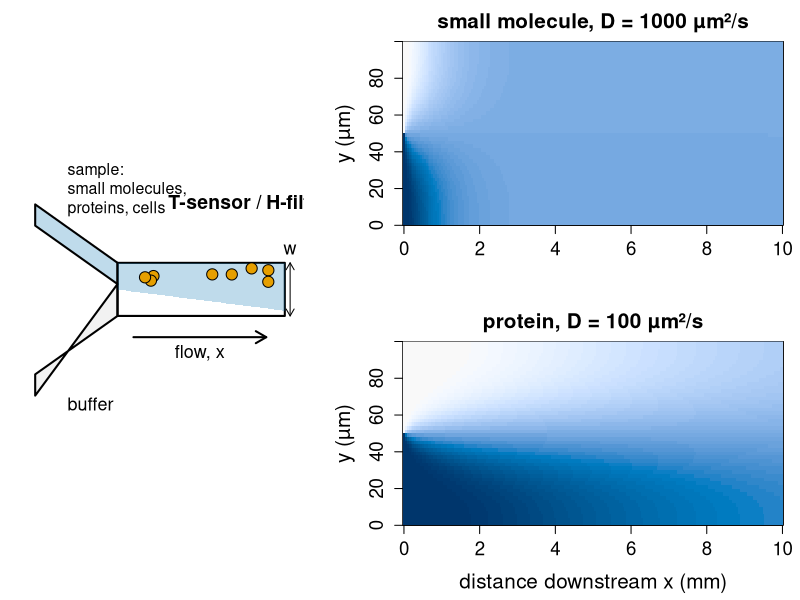
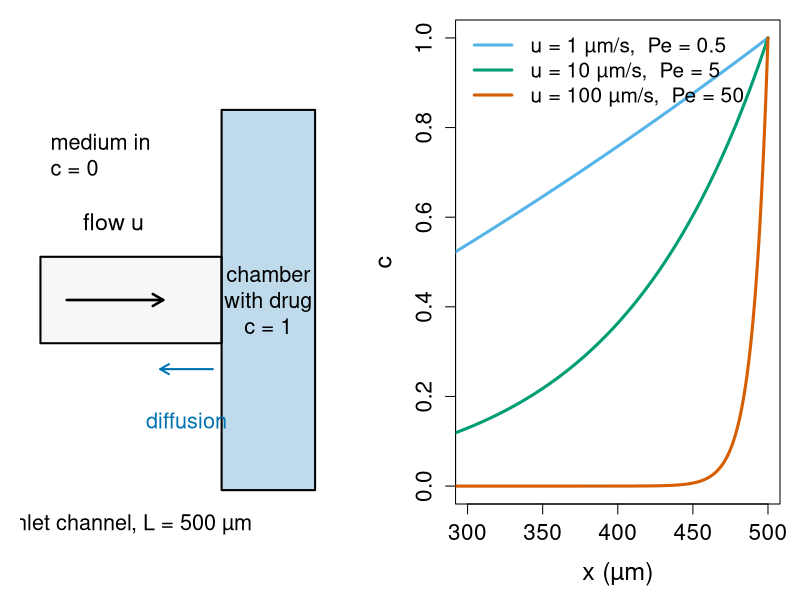
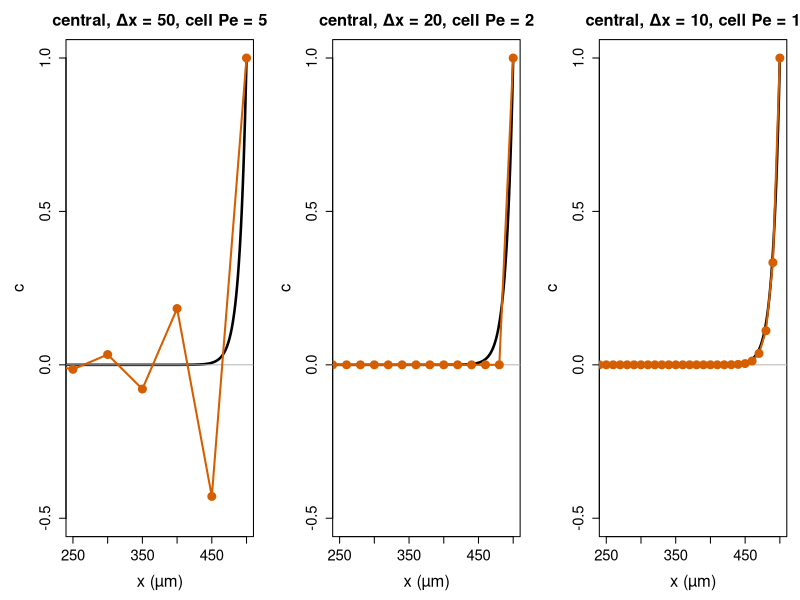
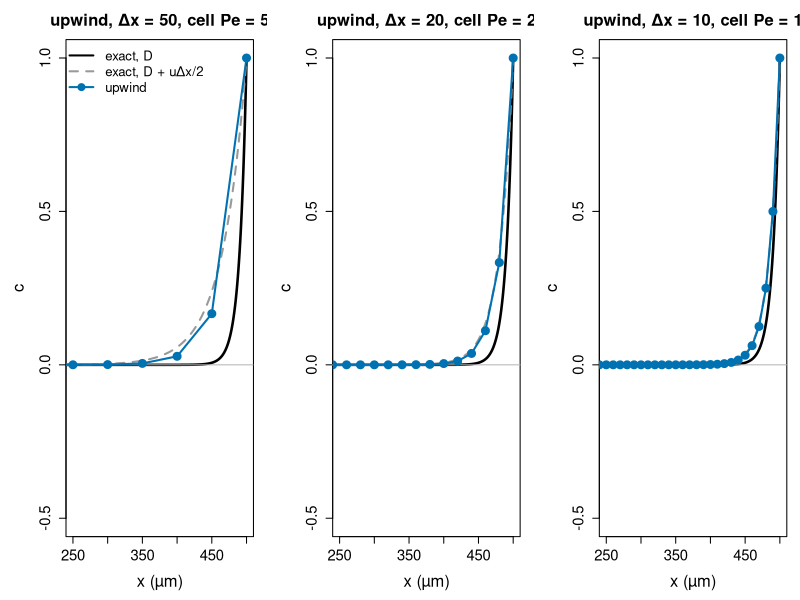
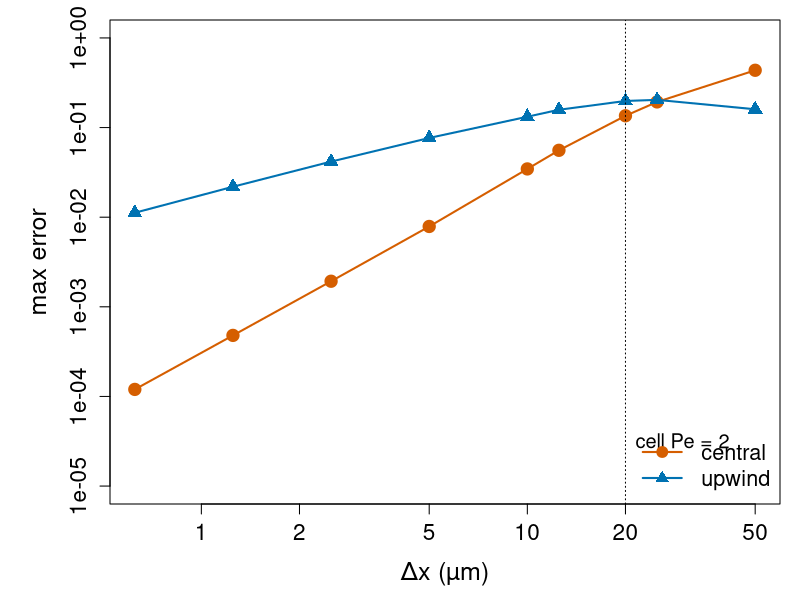
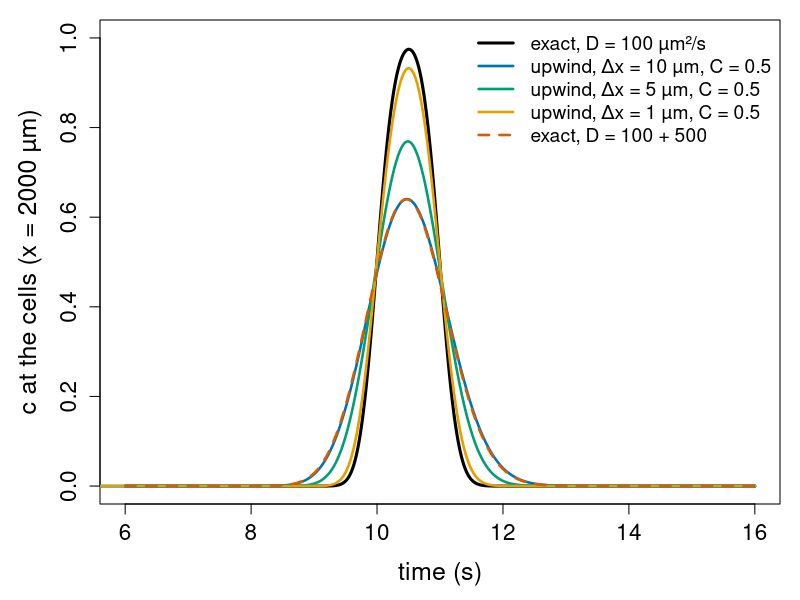
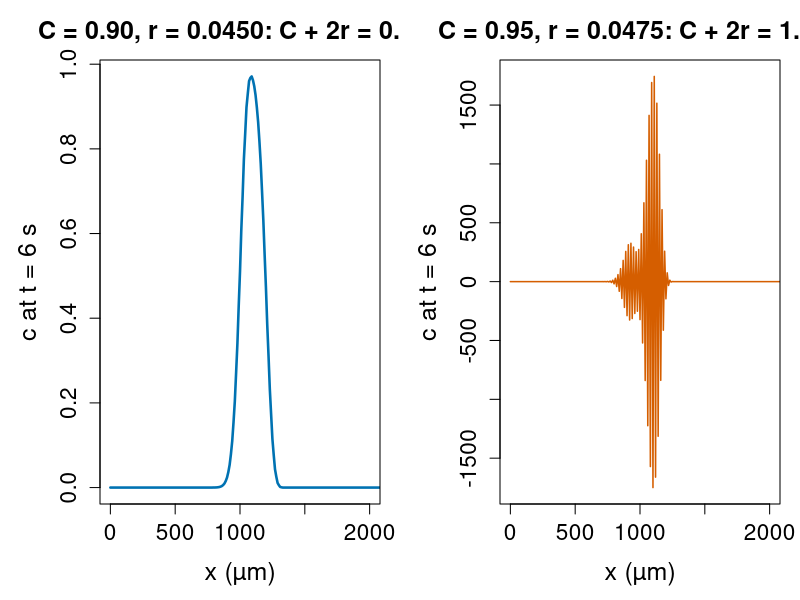
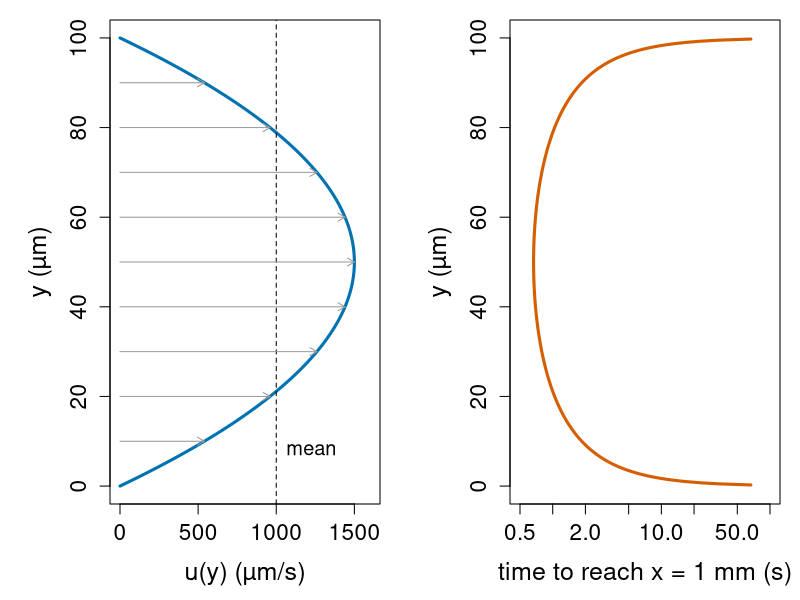

Reproduce these figures in R, in order.
# Figures for the advection-diffusion/ unit ("Flow plus diffusion").
#
# Re-run by hand from this folder (it is NOT run by `quarto render`):
#   cd advection-diffusion && Rscript make-advection-diffusion-figs.R
#
# Base R graphics only (grDevices::svg). Colours are Okabe-Ito (colour-blind
# safe). Takes about half a minute. Units: um and s throughout.
#
# Running examples (all parameters are our own round numbers, typical for
# microfluidics; all "data" are synthetic):
#   * 1D test problem: an inlet channel of length L = 500 um, flow u = 100 um/s
#     towards a culture chamber that holds a drug (c = 1 at x = L), clean medium
#     upstream (c = 0 at x = 0), D = 1000 um^2/s. Pe = 50.
#   * a 1 s pulse of a protein stimulus (D = 100 um^2/s) carried at u = 200 um/s
#     to cells 2 mm downstream.
#   * T-sensor / H-filter: width w = 100 um, mean speed 1000 um/s, Poiseuille
#     profile across the width, two streams side by side.
#   * Christmas-tree gradient generator: 2 (or 3) inlets, n -> n + 1 streams per
#     stage, 8 outlet streams of 50 um in a 400 um channel, D = 100, mean 200 um/s.
# Makes:
#   fig01-tsensor.svg      T-sensor schematic and the computed concentration
#                          fields of a small molecule and a protein
#   fig02-layer.svg        back-diffusion against the flow: exact profiles
#   fig03-wiggles.svg      central differences, cell Peclet 5, 2, 1, vs exact
#   fig04-upwind.svg       upwind differences vs exact, and central with D + u dx/2
#   fig05-order.svg        max error vs dx, central and upwind, log-log
#   fig06-pulse.svg        arrival of the pulse at the cells: numerical diffusion
#   fig07-cfl.svg          explicit upwind with C + 2r = 0.99 vs 1.045
#   fig08-poiseuille.svg   the given flow profile and the "local time" x / u(y)
#   fig09-march.svg        marching check: error vs dx (plug flow), and the
#                          explicit-marching blow-up at the walls
#   fig10-hfilter.svg      fraction crossed vs distance: small molecule, protein, cells
#   fig11-tree.svg         Christmas-tree network (2 inlets) and its outlet steps
#   fig12-outlet.svg       outlet profiles downstream: linear and hump gradients
#   fig13-fit.svg          synthetic T-sensor profile, fitted model and SSE(D)

oi <- c(orange = "#E69F00", sky = "#56B4E9", green = "#009E73",
        yellow = "#F0E442", blue = "#0072B2", red = "#D55E00",
        purple = "#CC79A7", grey = "#999999", black = "#000000")
um <- "µm"
par_big <- function(...) par(cex.lab = 1.5, cex.axis = 1.35, cex.main = 1.5, ...)

## ---- solvers (same code as on the slides) ---------------------------------------

thomas <- function(a, b, c, d) {                 # from "Implicit schemes ..."
  n <- length(d)
  for (i in 2:n) { w <- a[i] / b[i - 1]; b[i] <- b[i] - w * c[i - 1]; d[i] <- d[i] - w * d[i - 1] }
  x <- numeric(n); x[n] <- d[n] / b[n]
  for (i in (n - 1):1) x[i] <- (d[i] - c[i] * x[i + 1]) / b[i]
  x
}

## 1D steady test problem
L <- 500; D <- 1000; u <- 100
exact1 <- function(x, u = 100, D = 1000) expm1(u * x / D) / expm1(u * L / D)
steady <- function(N, scheme, u = 100, D = 1000) {
  dx <- L / N; P <- u * dx / D; m <- N - 1          # P = cell Peclet number
  if (scheme == "central") { lo <- 1 + P / 2; di <- -2;     up <- 1 - P / 2 }
  else                     { lo <- 1 + P;     di <- -2 - P; up <- 1 }
  A <- diag(di, m)
  A[cbind(2:m, 1:(m - 1))] <- lo; A[cbind(1:(m - 1), 2:m)] <- up
  b <- numeric(m); b[m] <- -up                       # c(L) = 1
  c(0, solve(A, b), 1)
}

## pulse: explicit upwind in a long channel
up_pulse <- function(C, tend, D = 100, u = 200, dx = 10, xobs = 2000, Lc = 3000, tp = 1) {
  x <- seq(0, Lc, by = dx); n <- length(x); i <- 2:(n - 1)
  dt <- C * dx / u; r <- D * dt / dx^2
  c <- numeric(n); ns <- round(tend / dt); obs <- numeric(ns); iobs <- which.min(abs(x - xobs))
  snaps <- list()
  for (k in 1:ns) {
    old <- c
    c[i] <- old[i] - C * (old[i] - old[i - 1]) + r * (old[i - 1] - 2 * old[i] + old[i + 1])
    c[n] <- c[n - 1]                                  # outflow
    c[1] <- if (k * dt <= tp) 1 else 0                # inlet: 1 s pulse
    obs[k] <- c[iobs]
  }
  list(t = (1:ns) * dt, obs = obs, x = x, c = c, r = r)
}
erfc <- function(z) 2 * pnorm(-z * sqrt(2))
step_exact <- function(x, t, D, u = 200) {           # semi-infinite channel, step inflow
  if (t <= 0) return(0 * x)
  s <- 2 * sqrt(D * t)
  0.5 * erfc((x - u * t) / s) +
    0.5 * exp(u * x / D + log(2) + pnorm(-(x + u * t) / s * sqrt(2), log.p = TRUE))
}
pulse_exact <- function(x, t, D, tp = 1) step_exact(x, t, D) - step_exact(x, t - tp, D)

## T-sensor: marching in x, backward Euler, cell-centred grid across the width
w <- 100; ubar <- 1000
pois <- function(y, w = 100, ubar = 1000) 6 * ubar * (y / w) * (1 - y / w)
march <- function(c, u, D, dy, dx, nsteps) {
  M <- length(c); a <- D * dx / (u * dy^2)
  di <- 1 + 2 * a; di[c(1, M)] <- 1 + a[c(1, M)]     # no-flux walls
  for (k in seq_len(nsteps)) c <- thomas(-a, di, -a, c)
  c
}
march_explicit <- function(c, u, D, dy, dx, nsteps) {
  M <- length(c); a <- D * dx / (u * dy^2)
  for (k in seq_len(nsteps)) {
    g <- c(c[1], c, c[M])                             # mirror ghost cells
    c <- c + a * (g[1:M] - 2 * c + g[3:(M + 2)])
  }
  c
}
plug_exact <- function(y, x, D, K = 2001) {
  s <- 0.5
  for (n in 1:K) s <- s + 2 / (n * pi) * sin(n * pi / 2) * cos(n * pi * y / w) *
      exp(-(n * pi)^2 * D * x / (ubar * w^2))
  s
}
M <- 50; dy <- w / M; y <- (1:M - 0.5) * dy; uy <- pois(y)
c0 <- ifelse(y < w / 2, 1, 0)

## Christmas tree
tree_stage <- function(c) {                          # n streams -> n + 1 streams
  n <- length(c); k <- 0:n
  (k / n) * c(0, c) + ((n - k) / n) * c(c, 0)
}
tree <- function(inlets, nout) { c <- inlets; while (length(c) < nout) c <- tree_stage(c); c }

## ---- fig01: T-sensor ----------------------------------------------------------------

field <- function(D, xmax, dxs = 50) {
  cols <- matrix(NA, M, xmax / dxs + 1); c <- c0; cols[, 1] <- c
  for (k in 1:(xmax / dxs)) { c <- march(c, uy, D, dy, dxs, 1); cols[, k + 1] <- c }
  cols
}
F1 <- field(1000, 10000); F2 <- field(100, 10000)
xs <- seq(0, 10, by = 0.05)
svg("fig01-tsensor.svg", width = 13, height = 6.2)
layout(matrix(c(1, 1, 2, 3), 2), widths = c(1, 1.5))
par_big(mar = c(1, 1, 1, 1))
plot(NA, xlim = c(0, 10), ylim = c(0, 10), axes = FALSE, xlab = "", ylab = "", asp = 1)
polygon(c(0.3, 3.4, 3.4, 0.3), c(8.6, 6.4, 5.6, 7.8), col = "#0072B240", border = "black", lwd = 2)
polygon(c(0.3, 3.4, 3.4, 0.3), c(2.2, 4.4, 5.6, 1.4), col = "grey95", border = "black", lwd = 2)
rect(3.4, 4.4, 9.7, 6.4, col = NA, lwd = 2)
for (j in 1:60) {
  xx <- 3.4 + (j - 1) * 6.3 / 60
  f <- min(1, (j / 60))
  rect(xx, 5.4 - 1 * f * 0.8, xx + 6.3 / 60, 6.4, border = NA, col = adjustcolor(oi["blue"], 0.25))
}
text(1.2, 8.9, "sample:\nsmall molecules,\nproteins, cells", cex = 1.15, pos = 4)
text(1.2, 1.0, "buffer", cex = 1.3, pos = 4)
arrows(4, 3.6, 9, 3.6, length = 0.12, lwd = 2); text(6.5, 3.0, "flow, x", cex = 1.3)
arrows(9.9, 4.4, 9.9, 6.4, code = 3, length = 0.08); text(9.9, 6.9, "w", cex = 1.3)
set.seed(2); points(runif(8, 3.7, 9.4), runif(8, 5.55, 6.3), pch = 21, bg = oi["orange"], cex = 1.8)
text(5, 8.6, "T-sensor / H-filter (top view)", cex = 1.4, font = 2, pos = 4)
pal <- hcl.colors(60, "Blues 3", rev = TRUE)
par(mar = c(4.5, 5, 2.5, 1))
image(xs, y, t(F1), col = pal, zlim = c(0, 1), xlab = "", ylab = paste0("y (", um, ")"),
      main = paste0("small molecule, D = 1000 ", um, "²/s"))
image(xs, y, t(F2), col = pal, zlim = c(0, 1), xlab = "distance downstream x (mm)",
      ylab = paste0("y (", um, ")"), main = paste0("protein, D = 100 ", um, "²/s"))
dev.off()

## ---- fig02: back-diffusion boundary layer -----------------------------------------

svg("fig02-layer.svg", width = 12, height = 4.8)
layout(matrix(1:2, 1), widths = c(1, 1.25))
par_big(mar = c(1, 1, 1, 1))
plot(NA, xlim = c(0, 10), ylim = c(0, 6), axes = FALSE, xlab = "", ylab = "")
rect(0.3, 2.5, 6.5, 3.5, lwd = 2, col = "grey97")
rect(6.5, 0.8, 9.7, 5.2, lwd = 2, col = "#0072B240")
arrows(1.2, 3, 4.5, 3, lwd = 2.5, length = 0.12); text(2.8, 3.9, "flow u", cex = 1.4)
arrows(6.2, 2.2, 4.4, 2.2, lwd = 2, col = oi["blue"], length = 0.1)
text(5.3, 1.6, "diffusion", col = oi["blue"], cex = 1.3)
text(8.1, 3, "chamber\nwith drug\nc = 1", cex = 1.3)
text(0.3, 4.6, "medium in\nc = 0", cex = 1.3, pos = 4)
text(3.4, 0.4, paste0("inlet channel, L = 500 ", um), cex = 1.3)
par(mar = c(4.8, 5, 1, 1))
xx <- seq(0, L, length.out = 1000)
plot(NA, xlim = c(300, 500), ylim = c(0, 1), xlab = paste0("x (", um, ")"), ylab = "c")
us <- c(1, 10, 100); cl <- c(oi["sky"], oi["green"], oi["red"])
for (j in 1:3) lines(xx, exact1(xx, u = us[j]), lwd = 3, col = cl[j])
legend("topleft", paste0("u = ", us, " ", um, "/s,  Pe = ", us * L / D), col = cl, lwd = 3,
       bty = "n", cex = 1.25)
dev.off()

## ---- fig03: wiggles --------------------------------------------------------------

svg("fig03-wiggles.svg", width = 13, height = 4.6)
par_big(mfrow = c(1, 3), mar = c(4.8, 5, 3, 1))
for (N in c(10, 25, 50)) {
  xg <- seq(0, L, length.out = N + 1); cc <- steady(N, "central")
  plot(xx, exact1(xx), type = "l", lwd = 2.5, xlim = c(250, 500), ylim = c(-0.5, 1),
       xlab = paste0("x (", um, ")"), ylab = "c",
       main = sprintf("central, Δx = %g, cell Pe = %g", L / N, u * (L / N) / D))
  abline(h = 0, col = "grey70")
  lines(xg, cc, type = "o", pch = 19, col = oi["red"], lwd = 2, cex = 1.4)
}
dev.off()

## ---- fig04: upwind -----------------------------------------------------------------

svg("fig04-upwind.svg", width = 13, height = 4.6)
par_big(mfrow = c(1, 3), mar = c(4.8, 5, 3, 1))
for (N in c(10, 25, 50)) {
  xg <- seq(0, L, length.out = N + 1); cu <- steady(N, "upwind")
  plot(xx, exact1(xx), type = "l", lwd = 2.5, xlim = c(250, 500), ylim = c(-0.5, 1),
       xlab = paste0("x (", um, ")"), ylab = "c",
       main = sprintf("upwind, Δx = %g, cell Pe = %g", L / N, u * (L / N) / D))
  abline(h = 0, col = "grey70")
  lines(xx, exact1(xx, D = D + u * (L / N) / 2), lty = 2, lwd = 2, col = oi["grey"])
  lines(xg, cu, type = "o", pch = 19, col = oi["blue"], lwd = 2, cex = 1.4)
  if (N == 10) legend("topleft", c("exact, D", "exact, D + uΔx/2", "upwind"),
                      col = c("black", oi["grey"], oi["blue"]), lty = c(1, 2, 1),
                      lwd = 2, pch = c(NA, NA, 19), bty = "n", cex = 1.2)
}
dev.off()

## ---- fig05: order -------------------------------------------------------------------

Ns <- c(10, 20, 25, 40, 50, 100, 200, 400, 800)
ec <- sapply(Ns, function(N) max(abs(steady(N, "central") - exact1(seq(0, L, length.out = N + 1)))))
eu <- sapply(Ns, function(N) max(abs(steady(N, "upwind") - exact1(seq(0, L, length.out = N + 1)))))
cat("fig05 errors\n"); print(signif(cbind(dx = L / Ns, Pe_cell = u * L / Ns / D, central = ec, upwind = eu), 3))
svg("fig05-order.svg", width = 8.5, height = 5.4)
par_big(mar = c(4.8, 5.5, 1, 1))
plot(L / Ns, ec, log = "xy", type = "o", pch = 19, cex = 1.5, lwd = 2, col = oi["red"],
     xlab = paste0("Δx (", um, ")"), ylab = "max error", ylim = c(1e-5, 1))
lines(L / Ns, eu, type = "o", pch = 17, cex = 1.5, lwd = 2, col = oi["blue"])
abline(v = 2 * D / u, lty = 3); text(2 * D / u, 3e-5, "cell Pe = 2", pos = 4, cex = 1.2)
legend("bottomright", c("central", "upwind"), col = c(oi["red"], oi["blue"]), pch = c(19, 17),
       lwd = 2, bty = "n", cex = 1.3)
dev.off()

## ---- fig06: pulse --------------------------------------------------------------------

tt <- seq(6, 16, by = 0.01)
svg("fig06-pulse.svg", width = 10, height = 5.4)
par_big(mar = c(4.8, 5, 1, 1))
plot(tt, sapply(tt, function(t) pulse_exact(2000, t, 100)), type = "l", lwd = 3,
     xlab = "time (s)", ylab = paste0("c at the cells (x = 2000 ", um, ")"), ylim = c(0, 1))
cl <- c(oi["blue"], oi["green"], oi["orange"])
for (j in 1:3) {
  dxj <- c(10, 5, 1)[j]; p <- up_pulse(0.5, 16, dx = dxj)
  lines(p$t, p$obs, lwd = 2.5, col = cl[j])
  cat("fig06 dx", dxj, "peak", max(p$obs), "\n")
}
lines(tt, sapply(tt, function(t) pulse_exact(2000, t, 600)), lty = 2, lwd = 2.5, col = oi["red"])
legend("topright", c(paste0("exact, D = 100 ", um, "²/s"),
                     paste0("upwind, Δx = ", c(10, 5, 1), " ", um, ", C = 0.5"),
                     "exact, D = 100 + 500"),
       col = c("black", cl, oi["red"]), lwd = c(3, 2.5, 2.5, 2.5, 2.5), lty = c(1, 1, 1, 1, 2),
       bty = "n", cex = 1.15)
dev.off()

## ---- fig07: CFL -------------------------------------------------------------------------

svg("fig07-cfl.svg", width = 13, height = 4.8)
par_big(mfrow = c(1, 2), mar = c(4.8, 5, 3, 1))
p1 <- up_pulse(0.9, 6); p2 <- up_pulse(0.95, 6)
cat("fig07 C+2r", 0.9 + 2 * p1$r, 0.95 + 2 * p2$r, "max", max(abs(p1$c)), max(abs(p2$c)), "\n")
plot(p1$x, p1$c, type = "l", lwd = 2.5, col = oi["blue"], xlim = c(0, 2000),
     xlab = paste0("x (", um, ")"), ylab = "c at t = 6 s",
     main = sprintf("C = 0.90, r = %.4f: C + 2r = %.3f", p1$r, 0.9 + 2 * p1$r))
plot(p2$x, p2$c, type = "l", lwd = 1.5, col = oi["red"], xlim = c(0, 2000),
     xlab = paste0("x (", um, ")"), ylab = "c at t = 6 s",
     main = sprintf("C = 0.95, r = %.4f: C + 2r = %.3f", p2$r, 0.95 + 2 * p2$r))
dev.off()

## ---- fig08: Poiseuille --------------------------------------------------------------------

svg("fig08-poiseuille.svg", width = 12, height = 4.8)
par_big(mfrow = c(1, 2), mar = c(4.8, 5.5, 1, 1))
yy <- seq(0, w, length.out = 400)
plot(pois(yy), yy, type = "l", lwd = 3, col = oi["blue"], xlab = paste0("u(y) (", um, "/s)"),
     ylab = paste0("y (", um, ")"), xlim = c(0, 1600))
abline(v = ubar, lty = 2); text(ubar, 8, "mean", pos = 4, cex = 1.2)
arrows(0, seq(10, 90, 10), pois(seq(10, 90, 10)), seq(10, 90, 10), length = 0.08, col = oi["grey"])
plot(1000 / pois(yy), yy, type = "l", lwd = 3, col = oi["red"], log = "x",
     xlab = paste0("time to reach x = 1 mm (s)"), ylab = paste0("y (", um, ")"), xlim = c(0.5, 100))
dev.off()

## ---- fig09: marching check + explicit failure -----------------------------------------

dxs <- c(200, 100, 50, 25, 12.5, 6.25)
em <- sapply(dxs, function(h) {
  Mm <- 200; dym <- w / Mm; ym <- (1:Mm - 0.5) * dym
  cm <- march(ifelse(ym < w / 2, 1, 0), rep(ubar, Mm), 1000, dym, h, 2000 / h)
  max(abs(cm - plug_exact(ym, 2000, 1000)))
})
cat("fig09 errors\n"); print(signif(cbind(dxs, em), 3))
ce <- march_explicit(c0, uy, 1000, dy, 1, 100)       # 100 steps of 1 um
cat("fig09 explicit limit near wall", min(uy) * dy^2 / (2 * 1000), " max |c|", max(abs(ce)), "\n")
svg("fig09-march.svg", width = 13, height = 4.8)
par_big(mfrow = c(1, 2), mar = c(4.8, 5.5, 3, 1))
plot(dxs, em, log = "xy", type = "o", pch = 19, cex = 1.5, lwd = 2, col = oi["blue"],
     xlab = paste0("Δx (", um, ")"), ylab = "max error at x = 2 mm",
     main = "implicit marching, plug flow")
lines(dxs, em[1] * dxs / dxs[1], lty = 2); text(30, em[1] * 30 / 200, "slope 1", pos = 1, cex = 1.3)
plot(y, ce, type = "o", pch = 19, col = oi["red"], lwd = 1.5, ylim = c(-1, 2),
     xlab = paste0("y (", um, ")"), ylab = "c", main = paste0("explicit marching, Δx = 1 ", um, ", x = 100 ", um))
lines(y, march(c0, uy, 1000, dy, 1, 100), lwd = 3, col = oi["blue"])
dev.off()

## ---- fig10: H-filter -------------------------------------------------------------------------

right <- y > w / 2
xsteps <- seq(0, 20000, by = 100)
frac <- sapply(c(1000, 100, 0.05), function(Dm) {
  c <- c0; out <- 0
  for (k in 2:length(xsteps)) { c <- march(c, uy, Dm, dy, 100, 1); out <- c(out, sum(uy[right] * c[right]) / sum(uy * c0)) }
  out
})
cat("fig10 fraction crossed at 1, 2, 5, 10, 20 mm\n"); print(round(frac[xsteps %in% c(1, 2, 5, 10, 20) * 1000, ], 4))
svg("fig10-hfilter.svg", width = 9, height = 5.4)
par_big(mar = c(4.8, 5.5, 1, 1))
plot(NA, xlim = c(0, 20), ylim = c(0, 0.52), xlab = "distance downstream (mm)",
     ylab = "fraction in the buffer half")
cl <- c(oi["blue"], oi["orange"], oi["red"])
for (j in 1:3) lines(xsteps / 1000, frac[, j], lwd = 3, col = cl[j])
abline(h = 0.5, lty = 2)
legend("right", c(paste0("small molecule, D = 1000 ", um, "²/s"),
                  paste0("protein, D = 100 ", um, "²/s"), paste0("cell, D ≈ 0.05 ", um, "²/s")),
       col = cl, lwd = 3, bty = "n", cex = 1.2)
dev.off()

## ---- fig11: Christmas tree --------------------------------------------------------------------

svg("fig11-tree.svg", width = 13, height = 5.6)
layout(matrix(1:2, 1), widths = c(1.35, 1))
par_big(mar = c(1, 1, 2.5, 1))
plot(NA, xlim = c(-0.5, 7.5), ylim = c(-0.8, 7.6), axes = FALSE, xlab = "", ylab = "",
     main = "2 inlets, 6 mixing stages, 8 outlets")
levels <- list(c(0, 1)); for (s in 1:6) levels[[s + 1]] <- tree_stage(levels[[s]])
pos <- function(n) (0:(n - 1)) - (n - 1) / 2 + 3.5
for (s in seq_along(levels)) {
  cs <- levels[[s]]; n <- length(cs); yl <- 7 - (s - 1) * 1.15
  if (s > 1) {
    pp <- pos(n - 1)
    for (k in 1:n) {
      if (k > 1) segments(pp[k - 1], yl + 1.15, pos(n)[k], yl, col = "grey60", lwd = 1.5)
      if (k < n) segments(pp[k], yl + 1.15, pos(n)[k], yl, col = "grey60", lwd = 1.5)
    }
  }
  points(pos(n), rep(yl, n), pch = 22, cex = 3.6, bg = gray(1 - 0.8 * cs))
  if (s == 7) text(pos(n), yl - 0.75, sprintf("%.2f", cs), cex = 1.05)
}
par(mar = c(4.8, 5, 2.5, 1))
yo <- seq(0, 400, length.out = 801)
step_prof <- function(cs, yv) cs[pmin(length(cs), floor(yv / (400 / length(cs))) + 1)]
plot(yo, step_prof(levels[[7]], yo), type = "s", lwd = 3, col = oi["blue"], ylim = c(0, 1),
     xlab = paste0("position across outlet channel (", um, ")"), ylab = "c", main = "outlet, x = 0")
lines(yo, step_prof(tree(c(0, 1, 0), 8), yo), type = "s", lwd = 3, col = oi["orange"])
legend("topleft", c("inlets (0, 1)", "inlets (0, 1, 0)"), col = c(oi["blue"], oi["orange"]),
       lwd = 3, bty = "n", cex = 1.2)
dev.off()
cat("fig11 outlet (0,1):", round(levels[[7]], 4), "\n")
cat("fig11 outlet (0,1,0):", round(tree(c(0, 1, 0), 8), 4), "\n")

## ---- fig12: outlet downstream --------------------------------------------------------------

Wo <- 400; Mo <- 160; dyo <- Wo / Mo; yo2 <- (1:Mo - 0.5) * dyo
uo <- pois(yo2, w = Wo, ubar = 200)
svg("fig12-outlet.svg", width = 13, height = 4.8)
par_big(mfrow = c(1, 2), mar = c(4.8, 5, 3, 1))
for (inl in list(c(0, 1), c(0, 1, 0))) {
  cs <- tree(inl, 8); co <- cs[ceiling(yo2 / 50)]
  plot(NA, xlim = c(0, Wo), ylim = c(0, 1), xlab = paste0("y (", um, ")"), ylab = "c",
       main = paste0("inlets (", paste(inl, collapse = ", "), ")"))
  xm <- c(0, 1000, 5000, 20000); cl <- c(oi["grey"], oi["sky"], oi["blue"], oi["red"])
  cc <- co; prev <- 0
  for (j in seq_along(xm)) {
    cc <- march(cc, uo, 100, dyo, 50, (xm[j] - prev) / 50); prev <- xm[j]
    lines(yo2, cc, lwd = 3, col = cl[j], type = if (j == 1) "s" else "l")
  }
  if (length(inl) == 2) legend("topleft", paste0("x = ", xm / 1000, " mm"), col = cl, lwd = 3, bty = "n", cex = 1.2)
}
dev.off()

## ---- fig13: fit D ---------------------------------------------------------------------------

profile <- function(D, M = 50, dx = 25, xobs = 1000, nbin = 25) {
  dy <- w / M; y <- (1:M - 0.5) * dy
  c <- march(ifelse(y < w / 2, 1, 0), pois(y), D, dy, dx, round(xobs / dx))
  colMeans(matrix(c, M / nbin))                     # average over 4 um pixels
}
cobs <- c(0.881, 0.906, 0.864, 0.859, 0.852, 0.828, 0.824, 0.758, 0.753, 0.681, 0.617,
          0.578, 0.496, 0.457, 0.383, 0.346, 0.269, 0.216, 0.153, 0.157, 0.112, 0.180,
          0.100, 0.089, 0.125)
yb <- (1:25 - 0.5) * 4
sse <- function(D) sum((cobs - profile(D))^2)
fit <- optimize(sse, c(10, 3000), tol = 1e-6)
cat("fig13 fit", fit$minimum, fit$objective, "\n")
Dg <- seq(100, 1200, by = 10); Sg <- sapply(Dg, sse)
svg("fig13-fit.svg", width = 13, height = 4.8)
par_big(mfrow = c(1, 2), mar = c(4.8, 5.5, 3, 1))
plot(yb, cobs, pch = 19, cex = 1.4, xlab = paste0("y (", um, ")"), ylab = "c (fluorescence, scaled)",
     main = "synthetic profile at x = 1 mm", ylim = c(0, 1))
lines(yb, profile(fit$minimum), lwd = 3, col = oi["blue"])
lines(yb, profile(150), lwd = 2, lty = 2, col = oi["orange"])
lines(yb, profile(1000), lwd = 2, lty = 3, col = oi["red"])
legend("topright", c(sprintf("fit, D = %.0f", fit$minimum), "D = 150", "D = 1000"),
       col = c(oi["blue"], oi["orange"], oi["red"]), lty = 1:3, lwd = c(3, 2, 2), bty = "n", cex = 1.2)
plot(Dg, Sg, type = "l", lwd = 3, log = "y", xlab = paste0("D (", um, "²/s)"), ylab = "SSE(D)",
     main = "one parameter: Brent's method")
abline(v = fit$minimum, lty = 2, col = oi["blue"])
dev.off()
